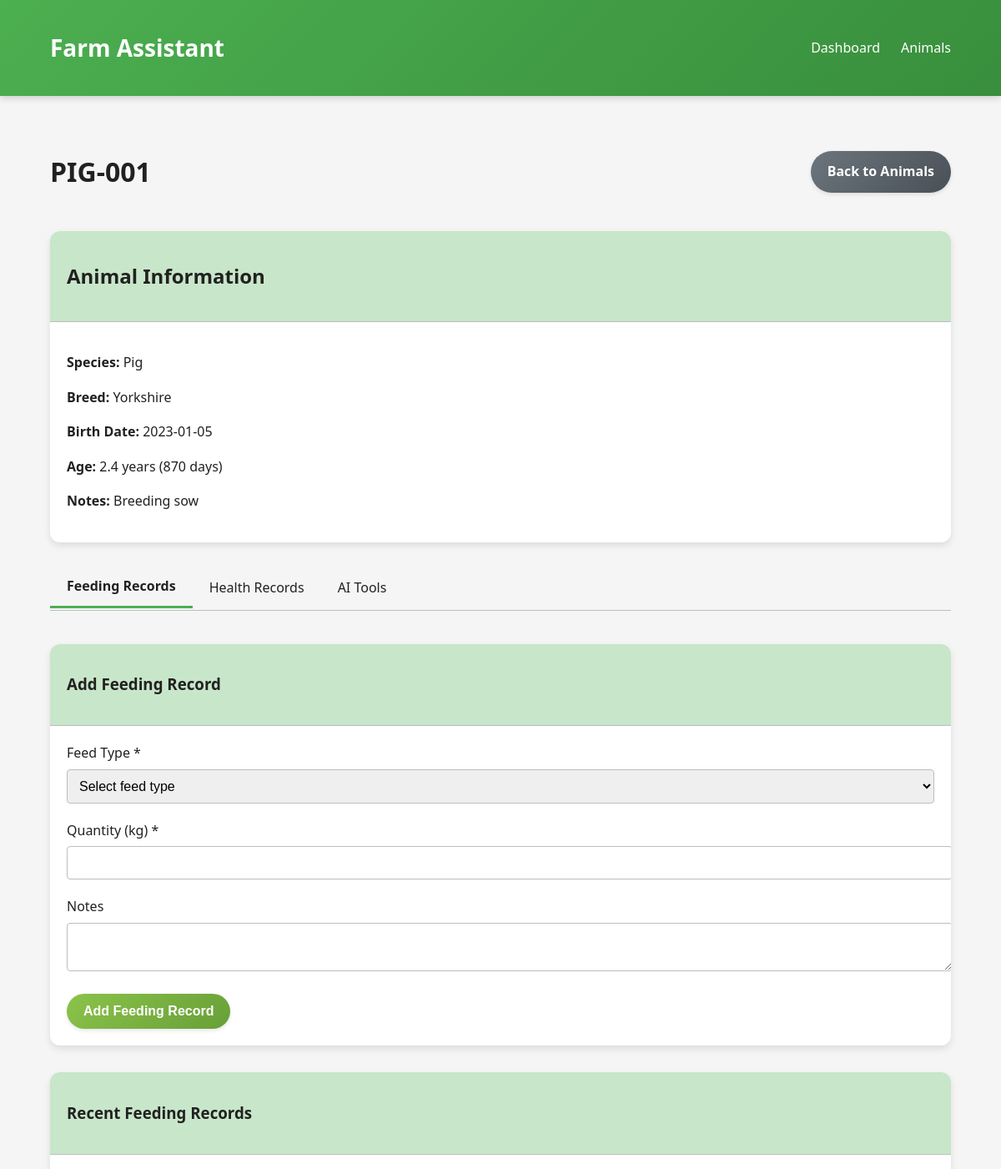
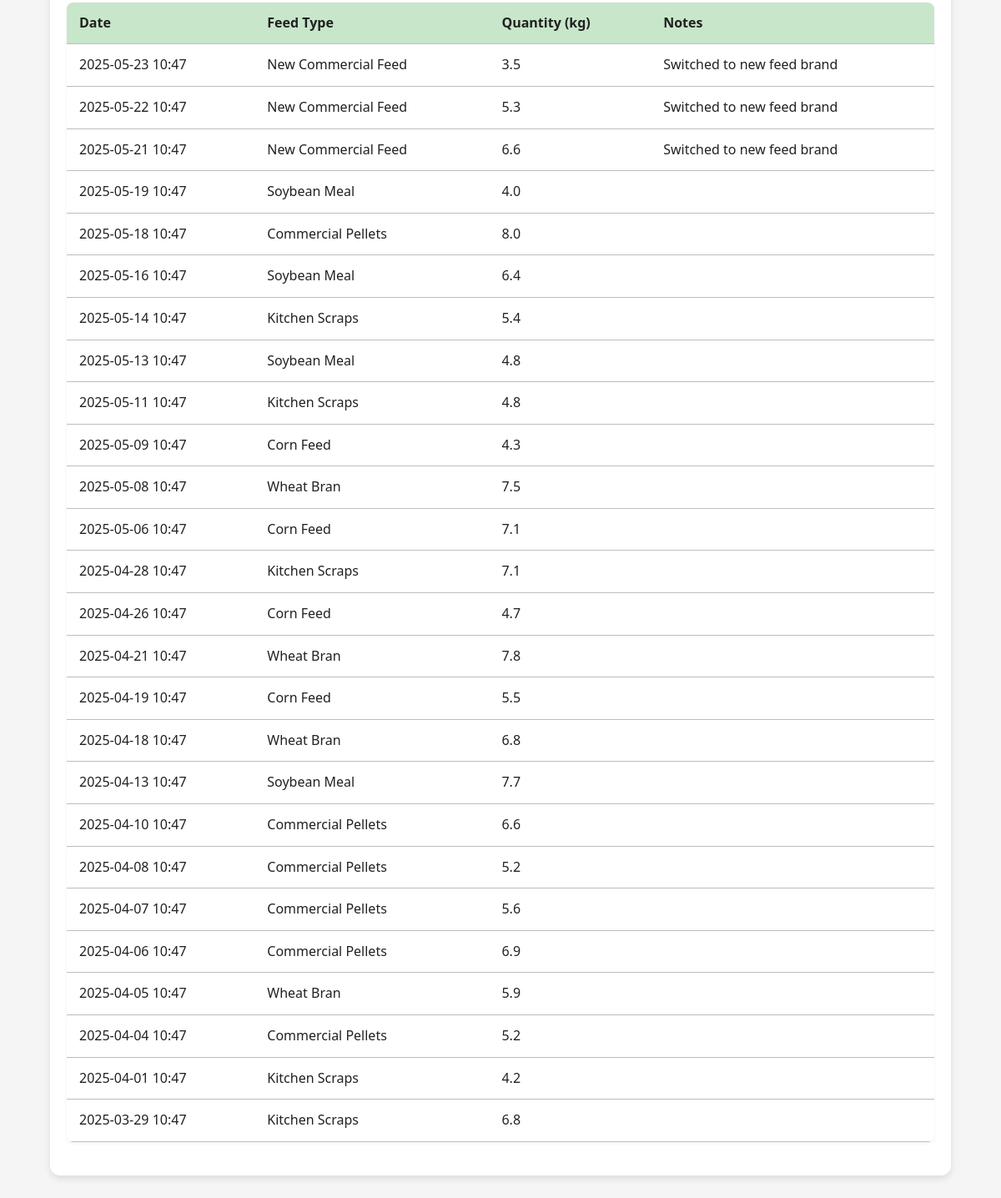
The app's page /animals/PIG-001 with its own data (2 pictures, top to bottom).
### models/models.py (models this page shows, shortened)
class Animal(db.Model):
    id = db.Column(db.Integer, primary_key=True)
    animal_tag_id = db.Column(db.String(20), unique=True, nullable=False)
    species = db.Column(db.String(50), nullable=False)
    breed = db.Column(db.String(50))
    birth_date = db.Column(db.Date, nullable=False)
    notes = db.Column(db.Text)
    feeding_logs = db.relationship('FeedingLog', backref='animal', lazy=True, cascade="all, delete-orphan")
    health_records = db.relationship('HealthRecord', backref='animal', lazy=True, cascade="all, delete-orphan")
    alerts = db.relationship('Alert', backref='animal', lazy=True, cascade="all, delete-orphan")

class FeedingLog(db.Model):
    id = db.Column(db.Integer, primary_key=True)
    animal_id = db.Column(db.Integer, db.ForeignKey('animal.id'), nullable=False)
    timestamp = db.Column(db.DateTime, default=datetime.utcnow, nullable=False)
    feed_type = db.Column(db.String(50), nullable=False)
    quantity_kg = db.Column(db.Float, nullable=False)
    notes = db.Column(db.Text)

### app.py (the view)
@app.route('/animals/<animal_tag_id>')
def animal_detail(animal_tag_id):
    animal = Animal.query.filter_by(animal_tag_id=animal_tag_id).first_or_404()
    feeding_logs = FeedingLog.query.filter_by(animal_id=animal.id).order_by(FeedingLog.timestamp.desc()).all()
    health_records = HealthRecord.query.filter_by(animal_id=animal.id).order_by(HealthRecord.timestamp.desc()).all()
    today = datetime.utcnow().date()
    return render_template('animal_detail.html',
                           animal=animal,
                           feeding_logs=feeding_logs,
                           health_records=health_records,
                           today=today)

### templates/animal_detail.html (shortened to what this page needs)
{% extends 'base.html' %}
{% block content %}
    <div class="d-flex justify-content-between align-items-center mb-3">
        <h1>{{ animal.animal_tag_id }}</h1>
        <a href="{{ url_for('animals_list') }}" class="btn btn-secondary">Back to Animals</a>
    </div>
    <div class="card mb-4">
        <div class="card-header">
            <h2 class="mb-0">Animal Information</h2>
        </div>
        <div class="card-body">
            <div class="row">
                <div class="col-md-6">
                    <p><strong>Species:</strong> {{ animal.species }}</p>
                    <p><strong>Breed:</strong> {{ animal.breed or 'Not specified' }}</p>
                    <p><strong>Birth Date:</strong> {{ animal.birth_date.strftime('%Y-%m-%d') }}</p>
                </div>
                <div class="col-md-6">
                    <p><strong>Age:</strong>
                        {% set age_days = (today - animal.birth_date).days %}
                        {% set age_years = age_days / 365 %}
                        {{ '%.1f'|format(age_years) }} years ({{ age_days }} days)
                    </p>
                    <p><strong>Notes:</strong> {{ animal.notes or 'No notes' }}</p>
                </div>
            </div>
        </div>
    </div>
    <div class="tabs">
        <div class="tab-item active" data-tab="feeding-tab">Feeding Records</div>
        <div class="tab-item" data-tab="health-tab">Health Records</div>
        <div class="tab-item" data-tab="ai-tools-tab">AI Tools</div>
    </div>
    <div id="feeding-tab" class="tab-content">
        <div class="card mb-4">
            <div class="card-header">
                <h3 class="mb-0">Add Feeding Record</h3>
            </div>
            <div class="card-body">
                <form id="feeding-form" method="post" action="{{ url_for('add_feeding', animal_tag_id=animal.animal_tag_id) }}">
                    <div class="row">
                        <div class="col-md-6">
                            <div class="form-group">
                                <label for="feed_type" class="form-label">Feed Type *</label>
                                <select id="feed_type" name="feed_type" class="form-control" required>
                                    <option value="">Select feed type</option>
                                </select>
                            </div>
                        </div>
                        <div class="col-md-6">
                            <div class="form-group">
                                <label for="quantity_kg" class="form-label">Quantity (kg) *</label>
                                <input type="number" id="quantity_kg" name="quantity_kg" class="form-control"
                                       step="0.1" min="0.1" required>
                            </div>
                        </div>
                    </div>
                    <div class="form-group">
                        <label for="notes" class="form-label">Notes</label>
                        <textarea id="notes" name="notes" class="form-control" rows="2"></textarea>
                    </div>
                    <button type="submit" class="btn btn-success">Add Feeding Record</button>
                </form>
            </div>
        </div>
        <div class="card">
            <div class="card-header">
                <h3 class="mb-0">Recent Feeding Records</h3>
            </div>
            <div class="card-body">
                {% if feeding_logs %}
                    <div class="table-responsive">
                        <table class="table">
                            <thead>
                                <tr>
                                    <th>Date</th>
                                    <th>Feed Type</th>
                                    <th>Quantity (kg)</th>
                                    <th>Notes</th>
                                </tr>
                            </thead>
                            <tbody>
                                {% for log in feeding_logs %}
                                    <tr>
                                        <td>{{ log.timestamp.strftime('%Y-%m-%d %H:%M') }}</td>
                                        <td>{{ log.feed_type }}</td>
                                        <td>{{ log.quantity_kg }}</td>
                                        <td>{{ log.notes or '' }}</td>
                                    </tr>
                                {% endfor %}
                            </tbody>
                        </table>
                    </div>
                {% else %}
                    <p class="text-center">No feeding records have been added yet.</p>
                {% endif %}
            </div>
        </div>
    </div>
{% endblock %}

### records on screen
Animal: animal_tag_id "PIG-001", species "Pig", breed "Yorkshire", birth_date "2023-01-05", notes "Breeding sow"
FeedingLog: timestamp "2025-05-23 10:47", feed_type "New Commercial Feed", quantity_kg "3.5", notes "Switched to new feed brand"
FeedingLog: timestamp "2025-05-22 10:47", feed_type "New Commercial Feed", quantity_kg "5.3", notes "Switched to new feed brand"
FeedingLog: timestamp "2025-05-21 10:47", feed_type "New Commercial Feed", quantity_kg "6.6", notes "Switched to new feed brand"
FeedingLog: timestamp "2025-05-19 10:47", feed_type "Soybean Meal", quantity_kg "4.0"
FeedingLog: timestamp "2025-05-18 10:47", feed_type "Commercial Pellets", quantity_kg "8.0"
FeedingLog: timestamp "2025-05-16 10:47", feed_type "Soybean Meal", quantity_kg "6.4"
FeedingLog: timestamp "2025-05-14 10:47", feed_type "Kitchen Scraps", quantity_kg "5.4"
FeedingLog: timestamp "2025-05-13 10:47", feed_type "Soybean Meal", quantity_kg "4.8"
FeedingLog: timestamp "2025-05-11 10:47", feed_type "Kitchen Scraps", quantity_kg "4.8"
FeedingLog: timestamp "2025-05-09 10:47", feed_type "Corn Feed", quantity_kg "4.3"
FeedingLog: timestamp "2025-05-08 10:47", feed_type "Wheat Bran", quantity_kg "7.5"
FeedingLog: timestamp "2025-05-06 10:47", feed_type "Corn Feed", quantity_kg "7.1"
FeedingLog: timestamp "2025-04-28 10:47", feed_type "Kitchen Scraps", quantity_kg "7.1"
FeedingLog: timestamp "2025-04-26 10:47", feed_type "Corn Feed", quantity_kg "4.7"
FeedingLog: timestamp "2025-04-21 10:47", feed_type "Wheat Bran", quantity_kg "7.8"
FeedingLog: timestamp "2025-04-19 10:47", feed_type "Corn Feed", quantity_kg "5.5"
FeedingLog: timestamp "2025-04-18 10:47", feed_type "Wheat Bran", quantity_kg "6.8"
FeedingLog: timestamp "2025-04-13 10:47", feed_type "Soybean Meal", quantity_kg "7.7"
FeedingLog: timestamp "2025-04-10 10:47", feed_type "Commercial Pellets", quantity_kg "6.6"
FeedingLog: timestamp "2025-04-08 10:47", feed_type "Commercial Pellets", quantity_kg "5.2"
FeedingLog: timestamp "2025-04-07 10:47", feed_type "Commercial Pellets", quantity_kg "5.6"
FeedingLog: timestamp "2025-04-06 10:47", feed_type "Commercial Pellets", quantity_kg "6.9"
FeedingLog: timestamp "2025-04-05 10:47", feed_type "Wheat Bran", quantity_kg "5.9"
FeedingLog: timestamp "2025-04-04 10:47", feed_type "Commercial Pellets", quantity_kg "5.2"
FeedingLog: timestamp "2025-04-01 10:47", feed_type "Kitchen Scraps", quantity_kg "4.2"
FeedingLog: timestamp "2025-03-29 10:47", feed_type "Kitchen Scraps", quantity_kg "6.8"

### other values on screen
{{ '%.1f'|format(age_years) }} "2.4"
